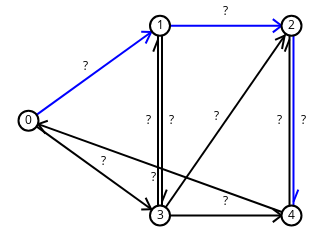

Source (notebook cell):
### Markdown cell above
### Exercício 6

Use cores para dar um exemplo de caminho no grafo `dg`.

### Code cell
dg.edges[0, 1]['color'] = (0, 0, 255)
dg.edges[1, 2]['color'] = (0, 0, 255)
dg.edges[2, 4]['color'] = (0, 0, 255)
sn.show_graph(dg, nlab=True, elab=True)

### Figure 1 — Plotly figure (JSON) as saved in the notebook; plotly's stock layout.template omitted (floating-point values rounded to 4 significant figures)
{"data": [{"hoverinfo": "none", "line": {"color": "rgb(0, 0, 255)", "width": 2}, "mode": "lines", "type": "scatter", "uid": "29eec8d2-a243-11e8-b2bf-24f5aaf6d19e", "x": [0, 0.5, null, 0.4664, 0.4454, null, 0.4664, 0.4286, null, 0.5, 1, null, 0.9621, 0.9289, null, 0.9621, 0.9289, null, 1.008, 1.008, null, 1.008, 1.026, null], "y": [0.5, 1, null, 0.9664, 0.9062, null, 0.9664, 0.9678, null, 1, 1, null, 1, 0.9653, null, 1, 1.035, null, 1, 0, null, 0.07246, 0.1361, null]}, {"hoverinfo": "none", "line": {"color": "rgb(0, 0, 0)", "width": 2}, "mode": "lines", "type": "scatter", "uid": "29eec8d3-a243-11e8-a493-24f5aaf6d19e", "x": [0, 0.5, null, 0.4664, 0.4286, null, 0.4664, 0.4454, null, 0.5076, 0.5076, null, 0.5076, 0.5257, null, 0.4924, 0.4924, null, 0.4924, 0.4743, null, 0.5, 1, null, 0.9738, 0.964, null, 0.9738, 0.9377, null, 0.5, 1, null, 0.9621, 0.9289, null, 0.9621, 0.9289, null, 1, 0, null, 0.03665, 0.0734, null, 0.03665, 0.06422, null, 0.9924, 0.9924, null, 0.9924, 0.9743, null], "y": [0.5, 0, null, 0.03357, 0.03224, null, 0.03357, 0.09382, null, 1, 0, null, 0.07246, 0.1361, null, 0, 1, null, 0.9275, 0.8639, null, 0, 1, null, 0.9476, 0.8777, null, 0.9476, 0.9257, null, 0, 0, null, 0, -0.03474, null, 0, 0.03474, null, 0, 0.5, null, 0.4817, 0.4992, null, 0.4817, 0.432, null, 0, 1, null, 0.9275, 0.8639, null]}, {"hoverinfo": "none", "marker": {"color": "rgb(255, 255, 255)", "line": {"color": "rgb(0, 0, 0)", "width": 2}, "size": 20}, "mode": "markers+text", "text": ["0", "1", "2", "3", "4"], "textfont": {"color": "rgb(0, 0, 0)"}, "textposition": "middle center", "type": "scatter", "uid": "29eec8d4-a243-11e8-a89e-24f5aaf6d19e", "x": [0, 0.5, 1, 0.5, 1], "y": [0.5, 1, 1, 0, 0]}, {"hoverinfo": "none", "mode": "text", "text": ["?", "?", "?", "?", "?", "?", "?", "?", "?", "?"], "textfont": {"color": "rgb(0, 0, 0)"}, "textposition": "middle center", "type": "scatter", "uid": "29eec8d5-a243-11e8-b400-24f5aaf6d19e", "x": [0.2164, 0.2836, 0.75, 0.5455, 1.045, 0.4545, 0.7134, 0.75, 0.4738, 0.9545], "y": [0.7836, 0.2836, 1.072, 0.5, 0.5, 0.5, 0.5183, 0.07246, 0.1976, 0.5]}], "layout": {"height": 180, "margin": {"b": 0, "l": 0, "r": 0, "t": 0}, "showlegend": false, "width": 320, "xaxis": {"showgrid": false, "showticklabels": false, "zeroline": false}, "yaxis": {"showgrid": false, "showticklabels": false, "zeroline": false}}}
